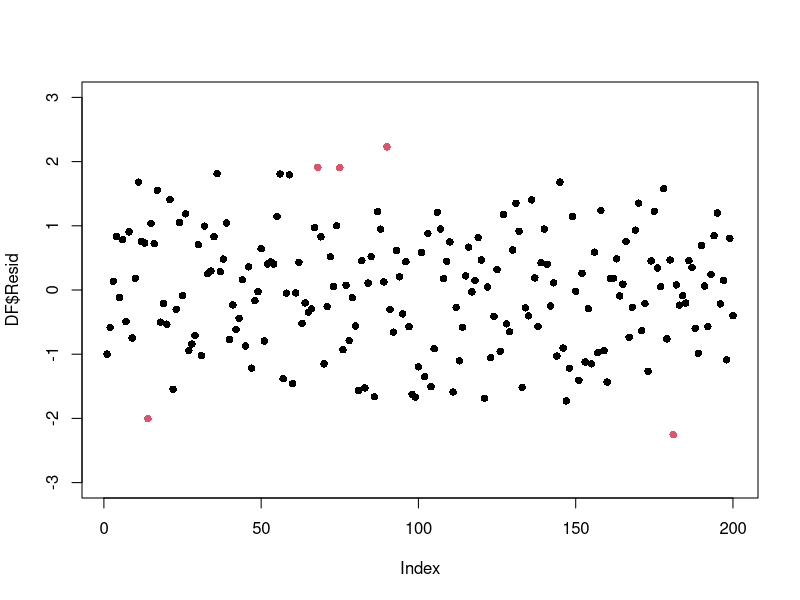
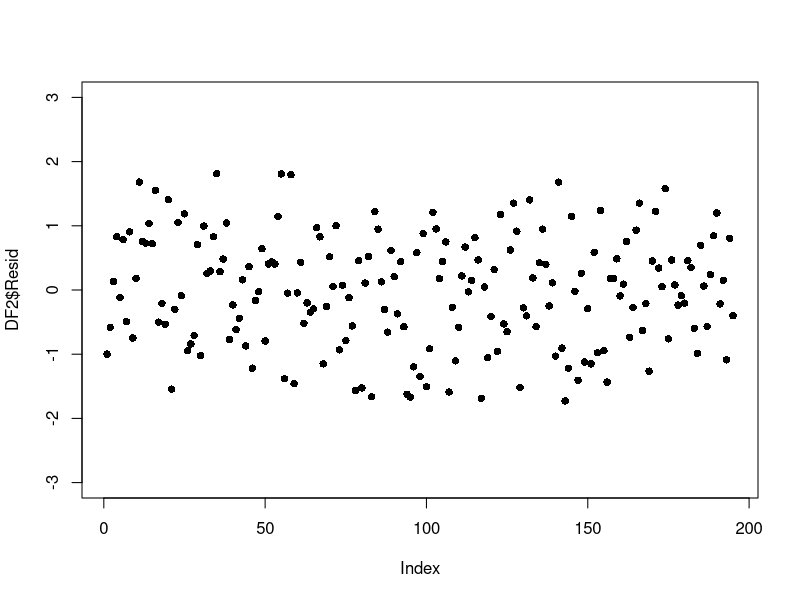
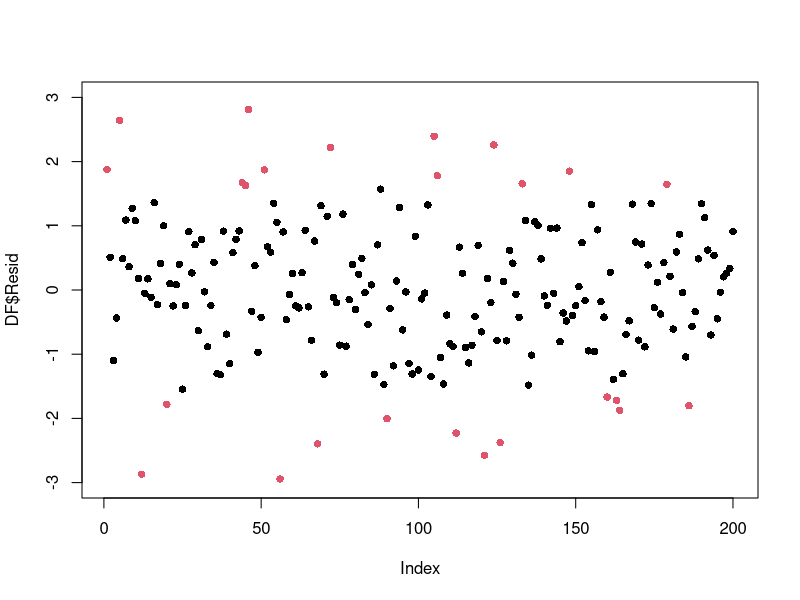

The R script that drew these images, in order: (Note: this script raises an error after producing the figures.)
#-------------------------------------------------------------------------------
# Outlier Removal Example 1 -----------------------------------------------------

# Test data and test linear model
DF<-data.frame(X=rnorm(200), Y=rnorm(200), Z=rnorm(200))

LM <- lm(X~Y+Z, data=DF)

# Store the residuals as a new column in DF
DF$Resid<-resid(LM)

# Find out what 2 standard deviations is and save it to SD2
SD2 <- 2*sd(resid(LM))

# Make DF$Outs 1 if a residual is 2 st. deviations from the mean, 0 otherwise
DF$Outs<-ifelse(abs(DF$Resid)>SD2, 1, 0)

# Plot this, note that DF$Outs is used to set the color of the points.
plot(DF$Resid,
     col=DF$Outs+1,
     pch=16,
     ylim=c(-3,3))

#Make a new data.frame with no outliers
DF2<-DF[!DF$Outs,]

nrow(DF2)

# Plot new data
plot(DF2$Resid,
     col=DF2$Outs+1,
     pch=16,
     ylim=c(-3,3))
#-------------------------------------------------------------------------------
# Outlier Removal Example 2 -----------------------------------------------------

# Test data and test linear model
DF<-data.frame(X=rnorm(200), Y=rnorm(200), Z=rnorm(200))

LM <- lm(X~Y+Z, data=DF)

# Store the residuals as a new column in DF
DF$Resid <- resid(LM)

# Find out what 1.5 standard deviations is and save it to SD1.5
SD1.5 <- 1.5*sd(resid(LM))

# Make DF$Outs 1 if a residual is 1.5 st. deviations from the mean, 0 otherwise
DF$OutsSD1.5 <- ifelse(abs(DF$Resid) > SD1.5, 1, 0)

# Plot this, note that DF$Outs is used to set the color of the points.
plot(DF$Resid,
     col = DF$OutsSD1.5+1, # sets color of 2 sd outliers
     pch=16,
     ylim=c(-3, 3))

# Make a new data.frame with no outliers
DF_no_outliers <- DF[!DF$OutsSD1.5,]

nrow(DF_no_outliers)

# Plot new data
plot(DF_no_outliers$Resid,
     col = DF3$OutsSD1.5+1,
     pch=16,
     ylim=c(-3,3))
#-------------------------------------------------------------------------------
# Outlier Removal Example 3 -----------------------------------------------------

# Test data and test linear model
DF<-data.frame(X=rnorm(200), Y=rnorm(200), Z=rnorm(200))

LM <- lm(X~Y+Z, data=DF)

# Store the residuals as a new column in DF
DF$Resid <- resid(LM)

# Find out what 1 standard deviations is and save it to SD1
SD1 <- 1*sd(resid(LM))

# Make DF$Outs 1 if a residual is 1.5 st. deviations from the mean, 0 otherwise
DF$OutsSD1 <- ifelse(abs(DF$Resid) > SD1, 1, 0)

# Plot this, note that DF$Outs is used to set the color of the points.
plot(DF$Resid,
     col = DF$OutsSD1+1, # sets color of 2 sd outliers
     pch=16,
     ylim=c(-3, 3))

# Make a new data.frame with no outliers
DF_no_outliers <- DF[!DF$OutsSD1,]

nrow(DF_no_outliers)

# Plot new data
plot(DF_no_outliers$Resid,
     col = DF_no_outliers$OutsSD1+1,
     pch=16,
     ylim=c(-3, 3))




